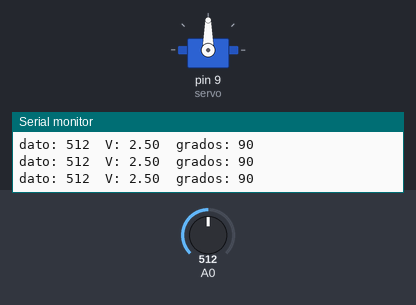
A sketch run on a simulated Arduino Uno, built with avr-gcc and run on an emulated ATmega328P. Shown: servo, the last lines printed to the serial monitor. The inputs (shaded band) are chosen by the test bench; at power-on: A0 = 512.

Above: at 1.2 s.
1.3 s: A0 set to 716
At 1.7 s:
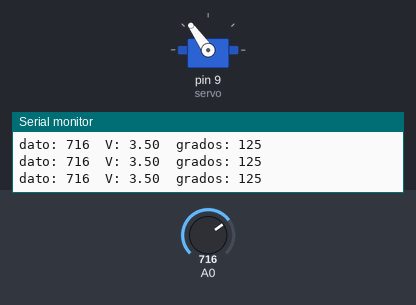
2.8 s: A0 set to 900
At 3.5 s:
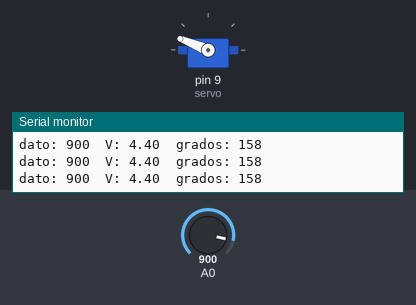
4.3 s: A0 set to 107
At 5.2 s:
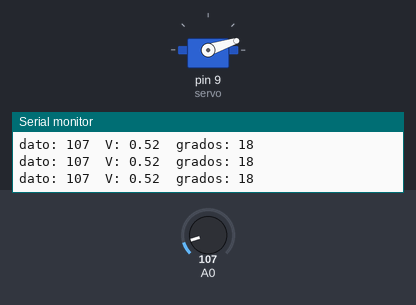
5.8 s: A0 set to 90
At 7.0 s:
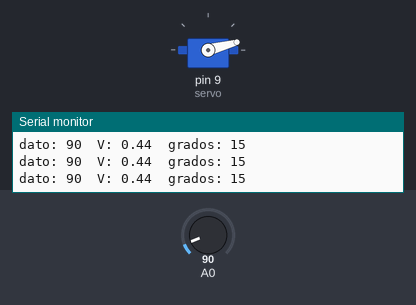
8.8 s: A0 set to 122
At 9.3 s:
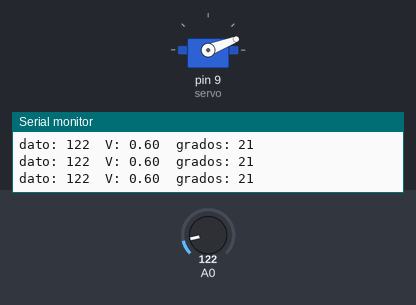
10.3 s: A0 set to 306
At 10.9 s:
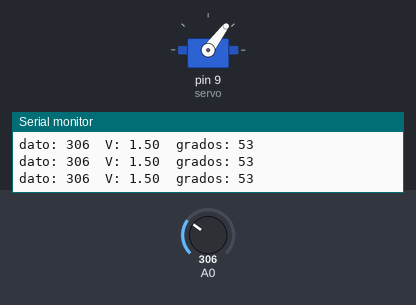
Timing chart, 0 to 12.8 s (numbered marks = the images above; inputs shaded):
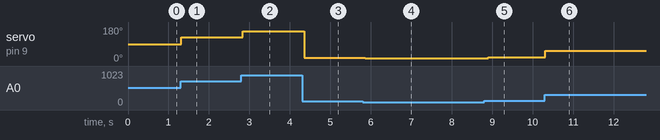

Measured:
- after the input at 1.3 s, servo on pin 9 (servo): 90° → 125° at once
- after the input at 2.8 s, servo on pin 9 (servo): 125° → 158° at once
- after the input at 4.3 s, servo on pin 9 (servo): 158° → 18° after 0.05 s
- after the input at 5.8 s, servo on pin 9 (servo): 18° → 15° after 0.07 s
- after the input at 8.8 s, servo on pin 9 (servo): 15° → 21° after 0.10 s
- after the input at 10.3 s, servo on pin 9 (servo): 21° → 53° at once

The sketch:

servo.ino
```cpp
/*
Este programa permite controlar la posicion de un servomotor
a traves de un potenciometro, el arduino lee por el pin analogico
A0 el voltaje que suministra el potenciometro realizando una conversion
analoga digital.

Autor: Ing. Edwin Yesidh Rios Contreras
Mail: eriosc@sena.edu.co,edwinri@hotmail.com
Twitter: @edwinrios

*/

#include <Servo.h>
Servo servo;
int dato,grados=0;
float voltaje=0;


void setup()
{
  // Se define la conexion del pin de control del servomotor
  servo.attach(9);
  // Se lleva el servomotor a 0 grados una vez se encienda el Arduino
  servo.write(0);
  Serial.begin(9600);// 9600 baudios
}

void loop()
{
  //Lectura del pin analogico A0
  dato=analogRead(0); //en dato se guarda un numero entre 0-1023 equivalente a un voltaje entre 0 y 5v
  //En la variable grados se guarda el resulatdo de llevar la variable dato del rango entre 0 y 1023 al rango 0 y 180
  grados=map(dato,0,1023,0,180);
  //Se lleva el servomotor a la posicion indicada en la variable grados
  servo.write(grados);
  voltaje=map(dato,0,1023,0,5000);
  voltaje=voltaje/1000;
  // Muestra los datos en el Monitor serial
  Serial.print("dato: ");
  Serial.print(dato);
  Serial.print("  V: ");
  Serial.print(voltaje);
  Serial.print("  grados: ");
  Serial.println(grados);
  delay(100);

}
```
